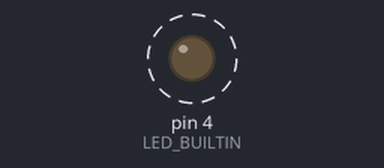
Simulated run of this sketch. Board: Arduino Uno, built with avr-gcc and run on an emulated ATmega328P. Shown: output pins drawn as LEDs (lit = HIGH). Dashed ring = blinking.

Above: at 0.5 s.
Timing chart, 0 to 4.6 s (numbered marks = the images above):
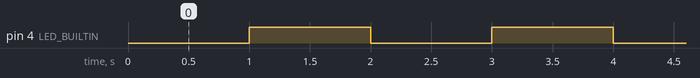

The sketch:

Blink.ino
```cpp
//LED BUILT_IN is GPIO 33
#define LED_BUILTIN 4
void setup() {
  pinMode(LED_BUILTIN, OUTPUT); // Set the pin as output
}

// Remember that the pin work with inverted logic
// LOW to Turn on and HIGH to turn off
void loop() {
  digitalWrite(LED_BUILTIN, LOW); //Turn on
  delay (1000); //Wait 1 sec
  digitalWrite(LED_BUILTIN, HIGH); //Turn off
  delay (1000); //Wait 1 sec
}
```

Measured:
- by itself, pin 4 (LED_BUILTIN): alternates HIGH for 1.0 s and LOW for 1.0 s
